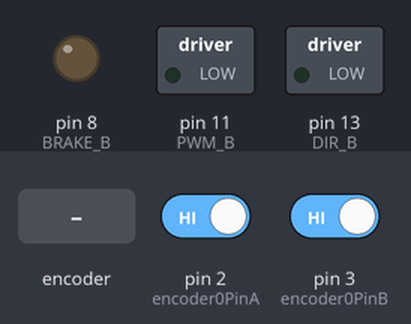
Recording of a sketch running on a simulated Arduino Uno, built with avr-gcc and run on an emulated ATmega328P. Parts: switched loads named in the sketch (green lamp = pin HIGH), output pins drawn as LEDs (lit = HIGH). The inputs (shaded band) are chosen by the test bench; at power-on: pin 2 (encoder0PinA) HIGH, pin 3 (encoder0PinB) HIGH. What the sketch prints to the serial monitor is not drawn.

Above: at 1.2 s.
1.3 s: rotary encoder on pin 2 (encoder0PinA) / pin 3 (encoder0PinB) turned 3 steps (first pin leading)
At 1.47 s:
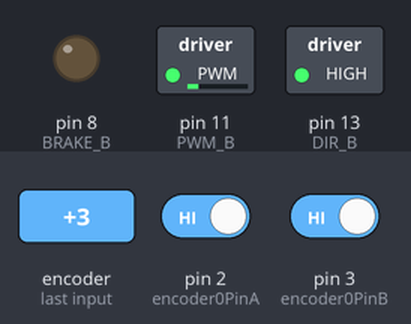
At 2.4 s:
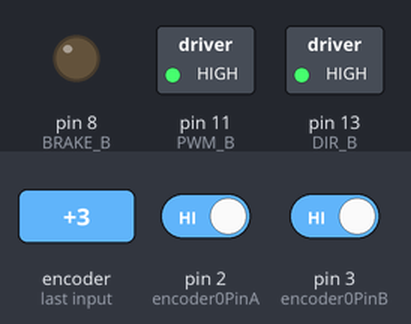
Timing chart, 0 to 4.3 s (numbered marks = the images above; inputs shaded):
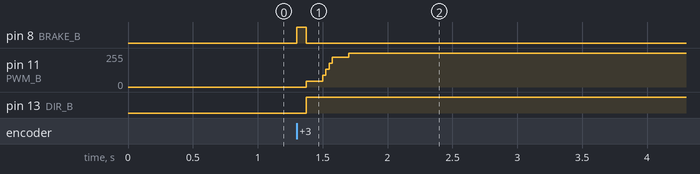

Measured:
- after the input at 1.3 s, pin 8 (BRAKE_B): LOW → HIGH at once, → LOW 0.08 s later; pin 11 (PWM_B): 0/255 → 45/255 after 0.08 s, → 225/255 0.12 s later, → 255/255 0.20 s later; pin 13 (DIR_B): LOW → HIGH after 0.08 s

The sketch:

final.ino
```cpp
// Includes
#if (ARDUINO >= 100)
  #include <Arduino.h>
#else
  #include <WProgram.h>
#endif

// motor variables
const int PWM_B =11;
const int DIR_B = 13;
const int BRAKE_B = 8;
const int SNS_B = A1;  // measure the current (voltage)

// encoder variables
const int encoder0PinA = 2;
const int encoder0PinB = 3;
int8_t tmpdata;
int last = 0;
int counter = 0;   //this variable will be changed by encoder input
// result variables
int force = 0;
int output = 0;

void setup() {

  // Setup motor pins
  pinMode(PWM_B, OUTPUT);
  pinMode(SNS_B, INPUT);
  // Configure the A output
  pinMode(BRAKE_B, OUTPUT);  // Brake pin on channel A
  pinMode(DIR_B, OUTPUT);    // Direction pin on channel A

  // Setup encoder pins
  pinMode(encoder0PinA, INPUT);
  pinMode(encoder0PinB, INPUT);
  digitalWrite(encoder0PinA, HIGH); //turn pullup resistor on
  digitalWrite(encoder0PinB, HIGH); //turn pullup resistor on

  attachInterrupt(0, updateEncoder, CHANGE);
  attachInterrupt(1, updateEncoder, CHANGE);

  // Open Serial communication
  Serial.begin (115200);
  Serial.println("Start");
}

void loop(){
  // 1. Compute position in counts  ------------------------------------------------------------------
  // By interupts
  // Velocity == counter
  // 11 points => 360/11 = 32.72 deg per point

  if (last){
    // Askei dunamh meta tis 33 moires
    if (counter >= 2 || counter <= -2) {
      // Afkshsh/meiwsh dunamhs me omalo ru8mo
      for (int i = 1; i < 10; i++) {

        // 2. Assign a motor output force  ---------------------------------------------------------------
        force += i*tmpdata;

        output = abs(force);
        // Make sure the force is between 0 and 255
        if (output > 255) {
          output = 255;
        } else if (output < 0) {
          output = 0;
        }

        // 3. Force output  ------------------------------------------------------------------------------
        // Determine correct direction for motor torque
        if(counter < 0) {
          digitalWrite(DIR_B, HIGH);
        } else {
          digitalWrite(DIR_B, LOW);
        }

        if (output == 0){
          digitalWrite(BRAKE_B, HIGH);  // raise the brake
          break;
        } else {
          digitalWrite(BRAKE_B, LOW);   // setting the brake LOW to disable motor brake
          analogWrite(PWM_B,output);    // output the signal
        }
      }
    } else {
      digitalWrite(BRAKE_B, HIGH);  // raise the brake
    }
    last = 0;
  }
}

void updateEncoder(){
  tmpdata = read_encoder();
  counter += tmpdata;
  last = 1;
}

/* returns change in encoder state (-1,0,1) */
int8_t read_encoder(){
  int8_t enc_states[] = {0,-1,1,0,1,0,0,-1,-1,0,0,1,0,1,-1,0};
  static uint8_t old_AB = 0;
  /**/
  old_AB <<= 2;                   //remember previous state
  old_AB |= ((digitalRead (encoder0PinB) << 1) | digitalRead (encoder0PinA));  //add current state
  return ( enc_states[( old_AB & 0x0f )]);
}
```
